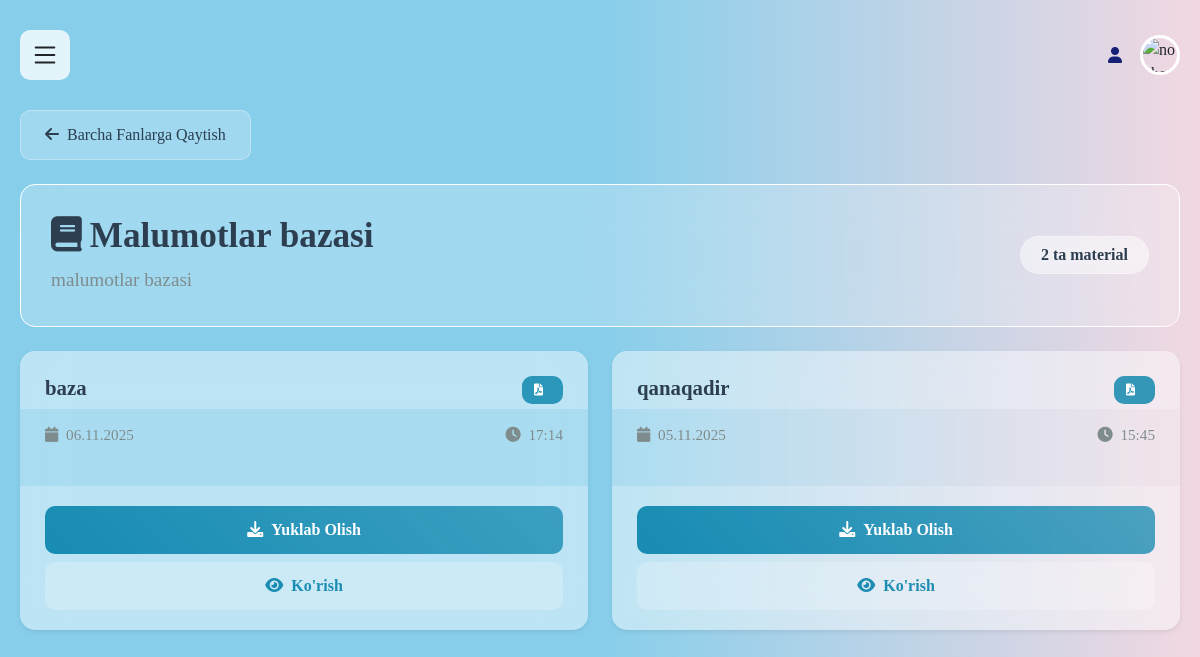
The page /subject/1/documents/ on the database as committed earlier.
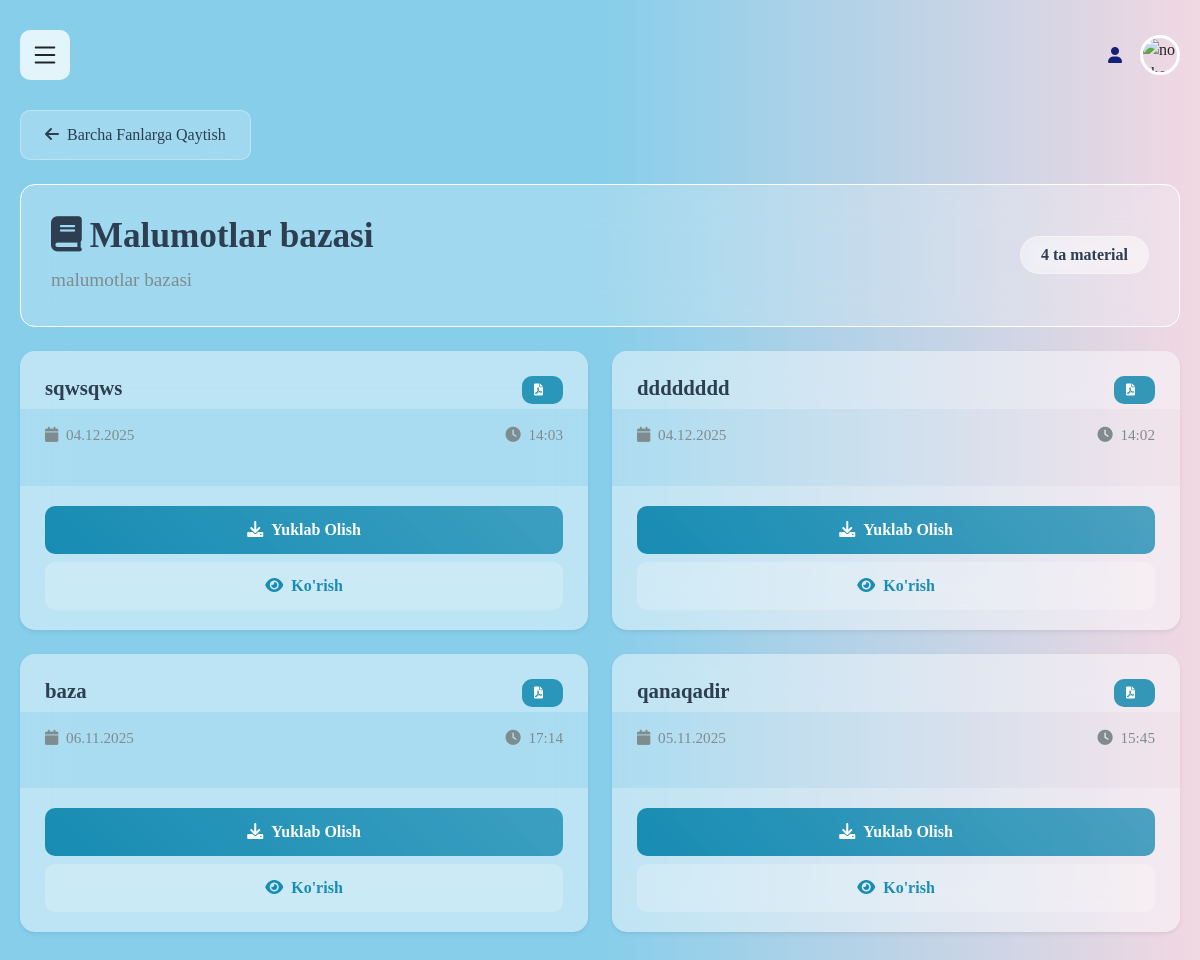
The same page on the database as committed later.
### app1/models.py (models this page shows, shortened)
class Document(models.Model):
    title = models.CharField(max_length=255)
    subject = models.ForeignKey(Subject, on_delete=models.CASCADE)
    uploaded_at = models.DateTimeField(auto_now_add=True)
    file = models.FileField(upload_to='documents/')

### app1/views.py (the view)
# urls.py: path('subject/<int:subject_id>/documents/', views.subject_documents, name='subject_documents'),
def subject_documents(request, subject_id):
    subject = get_object_or_404(Subject, id=subject_id)
    documents = Document.objects.filter(subject=subject).order_by('-uploaded_at')
    return render(request, 'app1/subject_documents.html', {
        'subject': subject,
        'documents': documents
    })

### templates/app1/subject_documents.html (shortened to what this page needs)
{% extends 'base.html' %}
{% block content %}
    <div class="subject_documents_container">
        <div class="row mb-4">
            <div class="col-12">
                <a href="{% url 'documents' %}" class="btn btn-outline-secondary">
                    <i class="fas fa-arrow-left me-2"></i>Barcha Fanlarga Qaytish
                </a>
            </div>
        </div>
        <div class="row mb-4">
            <div class="col-12">
                <div class="card bg-primary text-white">
                    <div class="card-body">
                        <div class="row align-items-center">
                            <div class="col-md-8">
                                <h1 class="display-6 fw-bold mb-2">
                                    <i class="fas fa-book me-2"></i>{{ subject.name }}
                                </h1>
                                {% if subject.description %}
                                <p class="lead mb-0">{{ subject.description }}</p>
                                {% endif %}
                            </div>
                            <div class="col-md-4 text-end">
                                <span class="badge bg-light text-primary fs-6">
                                    {{ documents.count }} ta material
                                </span>
                            </div>
                        </div>
                    </div>
                </div>
            </div>
        </div>
        <div class="row">
            {% for document in documents %}
            <div class="col-lg-4 col-md-6 mb-4">
                <div class="card h-100 shadow-sm border-0">
                    <div class="card-header bg-white border-bottom-0 pb-0">
                        <div class="d-flex justify-content-between align-items-start">
                            <h5 class="card-title text-dark mb-2">{{ document.title }}</h5>
                            <span class="badge bg-primary">
                                <i class="fas fa-file-pdf"></i>
                            </span>
                        </div>
                    </div>
                    <div class="card-body">
                        <div class="d-flex justify-content-between align-items-center text-muted small">
                            <span>
                                <i class="fas fa-calendar me-1"></i>
                                {{ document.uploaded_at|date:"d.m.Y" }}
                            </span>
                            <span>
                                <i class="fas fa-clock me-1"></i>
                                {{ document.uploaded_at|date:"H:i" }}
                            </span>
                        </div>
                    </div>
                    <div class="card-footer bg-white border-top-0">
                        <div class="d-grid gap-2">
                            <a href="{{ document.file.url }}"
                               class="btn btn-primary"
                               target="_blank"
                               download>
                                <i class="fas fa-download me-2"></i>Yuklab Olish
                            </a>
                            <a href="{{ document.file.url }}"
                               class="btn btn-outline-primary"
                               target="_blank">
                                <i class="fas fa-eye me-2"></i>Ko'rish
                            </a>
                        </div>
                    </div>
                </div>
            </div>
            {% endfor %}
        </div>
    </div>
{% endblock %}

Rows that differ between the two databases and show on the page:
added Document: title "sqwsqws", uploaded_at "04.12.2025", uploaded_at "14:03"
added Document: title "dddddddd", uploaded_at "04.12.2025", uploaded_at "14:02"
Other text that changed with them:
{{ documents.count }}: "2" → "4"
